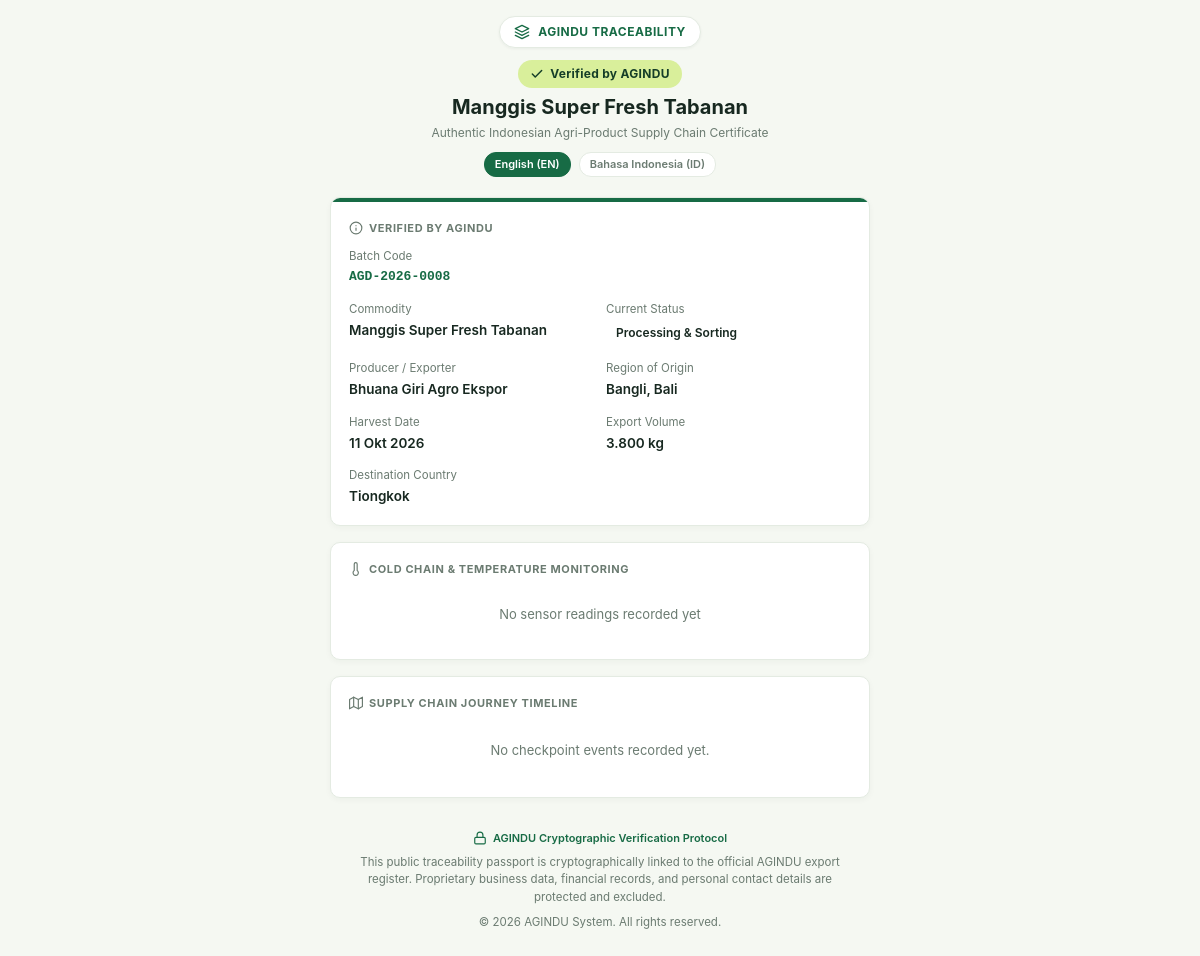
Screenshot of /trace/b8c5d0e6f9a1b3c4d5e6f7a8b9c0d1e2 (signed in) with the database file from the repository.
### tables this page shows
CREATE TABLE `batches` (
    `id` INT UNSIGNED AUTO_INCREMENT PRIMARY KEY,
    `batch_code` VARCHAR(30) NOT NULL UNIQUE,
    `public_token` VARCHAR(64) NOT NULL UNIQUE,
    `commodity_id` INT UNSIGNED NOT NULL,
    `producer_name` VARCHAR(150) NOT NULL,
    `origin_regency` VARCHAR(100) NOT NULL,
    `origin_province` VARCHAR(100) NOT NULL,
    `harvest_date` DATE NOT NULL,
    `volume_kg` DECIMAL(10,2) NOT NULL,
    `destination_country_id` INT UNSIGNED NOT NULL,
    `status` VARCHAR(30) NOT NULL DEFAULT 'processing',
    `notes` TEXT NULL,
    `created_at` TIMESTAMP DEFAULT CURRENT_TIMESTAMP,
    `updated_at` TIMESTAMP DEFAULT CURRENT_TIMESTAMP ON UPDATE CURRENT_TIMESTAMP,
    INDEX `idx_batch_token` (`public_token`),
    INDEX `idx_batch_status` (`status`),
    INDEX `idx_batch_commodity` (`commodity_id`),
    INDEX `idx_batch_country` (`destination_country_id`),
    CONSTRAINT `fk_batch_commodity` FOREIGN KEY (`commodity_id`) REFERENCES `commodities` (`id`) ON DELETE RESTRICT,
    CONSTRAINT `fk_batch_country` FOREIGN KEY (`destination_country_id`) REFERENCES `destination_countries` (`id`) ON DELETE RESTRICT
);

CREATE TABLE `commodities` (
    `id` INT UNSIGNED AUTO_INCREMENT PRIMARY KEY,
    `code` VARCHAR(20) NOT NULL UNIQUE,
    `name` VARCHAR(100) NOT NULL,
    `category` VARCHAR(50) NOT NULL,
    `temp_min` DECIMAL(5,2) NOT NULL,
    `temp_max` DECIMAL(5,2) NOT NULL,
    `temp_tolerance` DECIMAL(4,2) NOT NULL DEFAULT 1.50,
    `unit` VARCHAR(20) NOT NULL DEFAULT 'kg',
    `description` TEXT NULL,
    `created_at` TIMESTAMP DEFAULT CURRENT_TIMESTAMP
);

CREATE TABLE `destination_countries` (
    `id` INT UNSIGNED AUTO_INCREMENT PRIMARY KEY,
    `code` VARCHAR(10) NOT NULL UNIQUE,
    `name` VARCHAR(100) NOT NULL,
    `region` VARCHAR(50) NOT NULL,
    `requirements_summary` TEXT NOT NULL,
    `regulations_summary` TEXT NOT NULL,
    `created_at` TIMESTAMP DEFAULT CURRENT_TIMESTAMP
);

### app/Views/trace/index.php (the view, shortened to what the rows shown need)
<div class="trace-card">
    <div class="card-top-bar"></div>
    <div class="trace-card-content">
        <div class="section-label">
            <svg width="14" height="14" viewBox="0 0 24 24" fill="none" stroke="currentColor" stroke-width="2" stroke-linecap="round" stroke-linejoin="round">
                <circle cx="12" cy="12" r="10"></circle>
                <line x1="12" y1="16" x2="12" y2="12"></line>
                <line x1="12" y1="8" x2="12.01" y2="8"></line>
            </svg>
            <span><?= t('verified_by_agindu') ?></span>
        </div>
        <div class="info-grid">
            <div class="info-item full-width">
                <div class="info-key"><?= t('batch_code') ?></div>
                <div class="info-val mono"><?= e($batch['batch_code']) ?></div>
            </div>
            <div class="info-item">
                <div class="info-key"><?= t('commodity') ?></div>
                <div class="info-val"><?= e($batch['commodity_name']) ?></div>
            </div>
            <div class="info-item">
                <div class="info-key"><?= t('status') ?></div>
                <div class="info-val">
                    <?php
                    $statusClass = 'badge-neutral';
                    $statusTransKey = 'status_' . $batch['status'];
                    if ($batch['status'] === 'in_transit' || $batch['status'] === 'shipped') {
                        $statusClass = 'badge-lime';
                    } elseif ($batch['status'] === 'completed') {
                        $statusClass = 'badge-green';
                    } elseif ($batch['status'] === 'processing') {
                        $statusClass = 'badge-amber';
                    }
                    ?>
                    <span class="status-pill <?= $statusClass ?>">
                        <?= t($statusTransKey) ?>
                    </span>
                </div>
            </div>
            <div class="info-item">
                <div class="info-key"><?= t('producer') ?></div>
                <div class="info-val"><?= e($batch['producer_name']) ?></div>
            </div>
            <div class="info-item">
                <div class="info-key"><?= t('origin') ?></div>
                <div class="info-val"><?= e($batch['origin_regency']) ?>, <?= e($batch['origin_province']) ?></div>
            </div>
            <div class="info-item">
                <div class="info-key"><?= t('harvest_date') ?></div>
                <div class="info-val"><?= format_date($batch['harvest_date'], 'd M Y') ?></div>
            </div>
            <div class="info-item">
                <div class="info-key"><?= t('volume') ?></div>
                <div class="info-val"><?= format_kg($batch['volume_kg']) ?></div>
            </div>
            <div class="info-item full-width">
                <div class="info-key"><?= t('destination') ?></div>
                <div class="info-val"><?= e($batch['destination_country_name']) ?></div>
            </div>
        </div>
    </div>
</div>
<div class="trace-card">
    <div class="trace-card-content">
        <div class="section-label">
            <svg width="14" height="14" viewBox="0 0 24 24" fill="none" stroke="currentColor" stroke-width="2" stroke-linecap="round" stroke-linejoin="round">
                <path d="M14 14.76V3.5a2.5 2.5 0 0 0-5 0v11.26a4.5 4.5 0 1 0 5 0z"></path>
            </svg>
            <span><?= t('cold_chain') ?></span>
        </div>
        <?php if ($latestTemp): ?>
        <div class="temp-gauge-box">
            <div class="temp-gauge-left">
                <div class="info-key"><?= t('latest_reading') ?></div>
                <div class="temp-huge"><?= e($latestTemp['temperature']) ?> &deg;C</div>
                <div class="temp-range-text">
                    <?= t('safe_range') ?>: <?= e($batch['temp_min']) ?> &deg;C &ndash; <?= e($batch['temp_max']) ?> &deg;C
                </div>
            </div>
            <div style="text-align: right;">
                <span class="temp-status-tag <?= $tempStatus ?>">
                    <?= t('condition_' . $tempStatus) ?>
                </span>
                <div style="font-size: 10.5px; color: var(--muted); margin-top: 6px;">
                    <?= format_date($latestTemp['recorded_at']) ?>
                </div>
            </div>
        </div>
        <?php else: ?>
        <div style="text-align: center; color: var(--muted); padding: 16px; font-size: 13px;">
            <?= t('condition_nodata') ?>
        </div>
        <?php endif; ?>
    </div>
</div>
<div class="trace-card">
    <div class="trace-card-content">
        <div class="section-label">
            <svg width="14" height="14" viewBox="0 0 24 24" fill="none" stroke="currentColor" stroke-width="2" stroke-linecap="round" stroke-linejoin="round">
                <polygon points="1 6 1 22 8 18 16 22 23 18 23 2 16 6 8 2 1 6"></polygon>
                <line x1="8" y1="2" x2="8" y2="18"></line>
                <line x1="16" y1="6" x2="16" y2="22"></line>
            </svg>
            <span><?= t('journey_timeline') ?></span>
        </div>
        <?php if (empty($timelineEvents)): ?>
        <div style="text-align: center; color: var(--muted); padding: 18px; font-size: 13px;">
            <?= t('no_timeline') ?>
        </div>
        <?php endif; ?>
    </div>
</div>

### app/Core/Router.php (shortened to what the rows shown need)
<?php
require_once __DIR__ . '/helpers.php';
class Router
{
    private array $routes = [];
    private function addRoute(string $method, string $pattern, array $handler): void
    {
        $regex = preg_replace('/\{([a-zA-Z0-9_]+)\}/', '(?P<$1>[^/]+)', $pattern);
        $regex = '#^' . $regex . '$#';
        $this->routes[] = [
            'method'  => $method,
            'pattern' => $pattern,
            'regex'   => $regex,
            'handler' => $handler
        ];
    }
    public function dispatch(): void
    {
        $requestMethod = $_SERVER['REQUEST_METHOD'] ?? 'GET';
        $uri = $_SERVER['REQUEST_URI'] ?? '/';
        $path = parse_url($uri, PHP_URL_PATH);
        $basePath = detect_base_path();
        if ($basePath !== '' && str_starts_with($path, $basePath)) {
            $path = substr($path, strlen($basePath));
        }
        $path = '/' . trim($path, '/');
        foreach ($this->routes as $route) {
            if ($route['method'] !== $requestMethod) {
                continue;
            }
            if (preg_match($route['regex'], $path, $matches)) {
                $params = [];
                foreach ($matches as $key => $val) {
                    if (is_string($key)) {
                        $params[] = ctype_digit($val) ? (int)$val : $val;
                    }
                }
                [$controllerClass, $method] = $route['handler'];
                $instance = new $controllerClass();
                call_user_func_array([$instance, $method], array_values($params));
                return;
            }
        }
    }
}

### app/Views/layouts/public.php (shortened to what the rows shown need)
<!DOCTYPE html>
<html lang="<?= e($_SESSION['lang'] ?? 'en') ?>">
<head>
    <link rel="stylesheet" href="<?= asset('css/trace.css') ?>">
</head>
<body>
    <div class="trace-container">
        <header class="trace-header">
            <div class="brand-badge">
                <svg width="16" height="16" viewBox="0 0 24 24" fill="none" stroke="currentColor" stroke-width="2" stroke-linecap="round" stroke-linejoin="round">
                    <path d="M12 2L2 7l10 5 10-5-10-5z"></path>
                    <path d="M2 17l10 5 10-5"></path>
                    <path d="M2 12l10 5 10-5"></path>
                </svg>
                <span><?= APP_NAME ?> TRACEABILITY</span>
            </div>
            <div>
                <span class="verified-pill">
                    <svg width="14" height="14" viewBox="0 0 24 24" fill="none" stroke="currentColor" stroke-width="2.5" stroke-linecap="round" stroke-linejoin="round">
                        <polyline points="20 6 9 17 4 12"></polyline>
                    </svg>
                    <?= t('verified_by_agindu') ?>
                </span>
            </div>
            <h1 class="trace-title"><?= isset($batch) ? e($batch['commodity_name']) : 'Export Product Trace' ?></h1>
            <p class="trace-subtitle"><?= t('verified_subtitle') ?></p>
            <div class="lang-switcher">
                <a href="?lang=en" class="lang-btn <?= ($_SESSION['lang'] ?? 'en') === 'en' ? 'active' : '' ?>">English (EN)</a>
                <a href="?lang=id" class="lang-btn <?= ($_SESSION['lang'] ?? 'en') === 'id' ? 'active' : '' ?>">Bahasa Indonesia (ID)</a>
            </div>
        </header>
        <main>
            <?= $content ?>
        </main>
        <footer class="trace-footer">
            <div class="security-seal">
                <svg width="14" height="14" viewBox="0 0 24 24" fill="none" stroke="currentColor" stroke-width="2" stroke-linecap="round" stroke-linejoin="round">
                    <rect x="3" y="11" width="18" height="11" rx="2" ry="2"></rect>
                    <path d="M7 11V7a5 5 0 0 1 10 0v4"></path>
                </svg>
                <span>AGINDU Cryptographic Verification Protocol</span>
            </div>
            <p><?= t('public_note') ?></p>
            <p style="margin-top: 8px;">&copy; <?= date('Y') ?> AGINDU System. All rights reserved.</p>
        </footer>
    </div>
</body>
</html>

### rows the page displays
batches: commodity.name "Manggis Super Fresh Tabanan", batch_code "AGD-2026-0008", status "Processing & Sorting", producer_name "Bhuana Giri Agro Ekspor", origin_regency "Bangli", origin_province "Bali", harvest_date "11 Okt 2026", volume_kg "3.800 kg", destination_country.name "Tiongkok"
